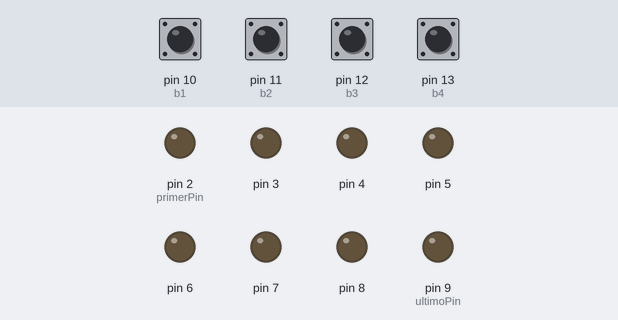
Recording of a sketch running on a simulated Arduino Uno, built with avr-gcc and run on an emulated ATmega328P. Parts: output pins drawn as LEDs (lit = HIGH). Dashed ring = blinking. The test bench sets the inputs (shaded band); at power-on: pin 10 (b1), pin 11 (b2), pin 12 (b3), pin 13 (b4) HIGH.

Above: at 1.2 s.
1.3 s: pin 10 (b1) pulled LOW for 0.15 s
At 1.57 s:
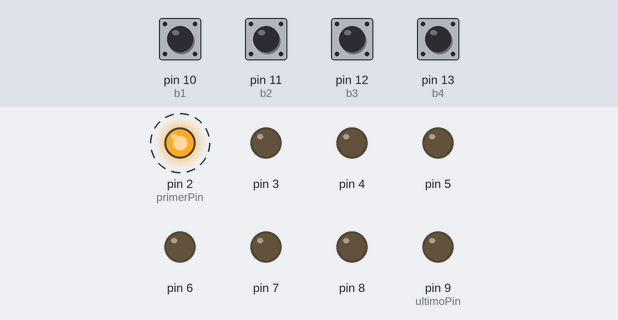
4.3 s: pin 12 (b3) pulled LOW for 1 s
At 5.45 s:
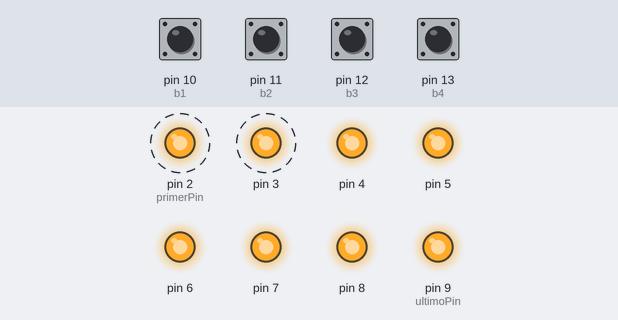
8.3 s: pin 13 (b4) pulled LOW for 0.15 s
At 9.02 s:
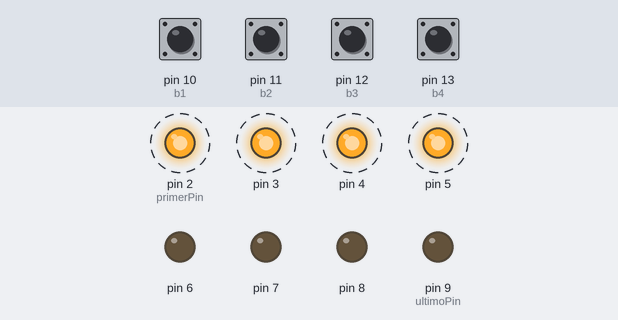
11.3 s: pin 10 (b1) pulled LOW for 1 s
14.3 s: pin 13 (b4) pulled LOW for 1 s
Timing chart, 0 to 18.3 s (numbered marks = the images above; inputs shaded):
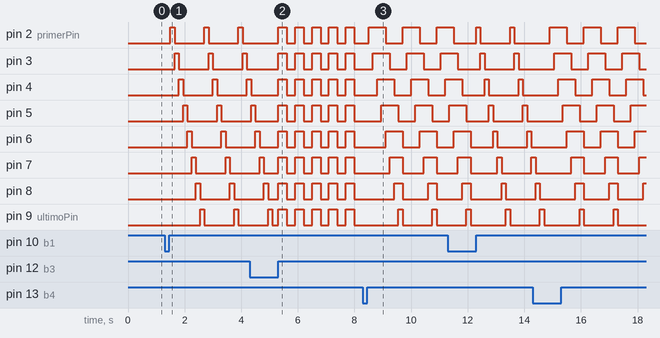

Measured:
- after the input at 1.3 s, pin 2 (primerPin): alternates HIGH for 0.15 s and LOW for 1.1 s, starting after 0.20 s; pin 3: alternates HIGH for 0.15 s and LOW for 1.1 s, starting after 0.35 s
- after the input at 4.3 s, pin 2 (primerPin), pin 3: alternates HIGH for 0.30 s and LOW for 0.30 s, starting after 1.0 s
- after the input at 8.3 s, pin 2 (primerPin): alternates HIGH for 0.60 s and LOW for 0.60 s, starting after 0.20 s; pin 3: alternates HIGH for 0.60 s and LOW for 0.60 s, starting after 0.35 s

The sketch:

Pregunta1_Secuencias_LEDs.ino
```cpp
/*
 * EXAMEN UNIDAD II - ARQUITECTURA DE COMPUTADORAS - Pregunta 1
 * 8 LEDs (pines 2..9) y 4 pulsadores (pines 10..13, INPUT_PULLUP).
 * Cada pulsador selecciona una de 4 secuencias de luces.
 *   b1 -> secx1: corrimiento izquierda->derecha (un LED a la vez)
 *   b2 -> secx2: "auto fantastico" ida y vuelta
 *   b3 -> secx3: parpadeo de todos los LEDs (300 ms ON / 300 ms OFF)
 *   b4 -> secx4: "gusano" de 4 LEDs que avanza
 */

const int primerPin = 2;   // primer LED
const int ultimoPin = 9;   // ultimo LED

const int b1 = 10;         // pulsadores (activos en LOW)
const int b2 = 11;
const int b3 = 12;
const int b4 = 13;

int tiempo = 150;          // retardo entre pasos (ms)
byte sec = 0;              // secuencia activa (0 = ninguna)

void setup() {
  for (int i = primerPin; i <= ultimoPin; i++) {
    pinMode(i, OUTPUT);
  }

  pinMode(b1, INPUT_PULLUP);
  pinMode(b2, INPUT_PULLUP);
  pinMode(b3, INPUT_PULLUP);
  pinMode(b4, INPUT_PULLUP);
}

void loop() {
  // Lectura de pulsadores: al presionar se elige la secuencia,
  // se apagan los LEDs y se espera 200 ms (antirrebote simple)
  if (digitalRead(b1) == LOW) { sec = 1; limpiarLeds(); delay(200); }
  if (digitalRead(b2) == LOW) { sec = 2; limpiarLeds(); delay(200); }
  if (digitalRead(b3) == LOW) { sec = 3; limpiarLeds(); delay(200); }
  if (digitalRead(b4) == LOW) { sec = 4; limpiarLeds(); delay(200); }

  // Ejecuta un ciclo completo de la secuencia seleccionada
  switch (sec) {
    case 1: secx1(); break;
    case 2: secx2(); break;
    case 3: secx3(); break;
    case 4: secx4(); break;
  }
}

// Apaga todos los LEDs
void limpiarLeds() {
  for (int i = primerPin; i <= ultimoPin; i++) {
    digitalWrite(i, LOW);
  }
}

// Secuencia 1: un LED recorre de 2 a 9
void secx1() {
  for (int i = primerPin; i <= ultimoPin; i++) {
    digitalWrite(i, HIGH);
    delay(tiempo);
    digitalWrite(i, LOW);
  }
}

// Secuencia 2: ida (2->9) y vuelta (9->3)
void secx2() {
  for (int i = primerPin; i <= ultimoPin; i++) {
    digitalWrite(i, HIGH);
    delay(tiempo);
    digitalWrite(i, LOW);
  }
  for (int i = ultimoPin; i > primerPin; i--) {
    digitalWrite(i, HIGH);
    delay(tiempo);
    digitalWrite(i, LOW);
  }
}

// Secuencia 3: todos encienden y apagan a la vez
void secx3() {
  for (int i = primerPin; i <= ultimoPin; i++) digitalWrite(i, HIGH);
  delay(300);
  for (int i = primerPin; i <= ultimoPin; i++) digitalWrite(i, LOW);
  delay(300);
}

// Secuencia 4: bloque ("gusano") de hasta 4 LEDs que avanza
void secx4() {
  int longitud = 4;
  for (int i = primerPin; i <= ultimoPin; i++) {
    for (int e = 0; e < longitud; e++) {
      if (i - e >= primerPin) digitalWrite(i - e, HIGH);
    }
    delay(tiempo);
    for (int e = 0; e < longitud; e++) {
      if (i - e >= primerPin) digitalWrite(i - e, LOW);
    }
  }
}
```
